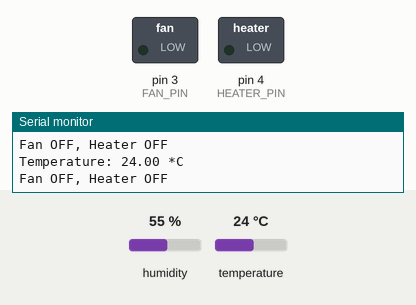
Simulated run of this sketch. Board: Arduino Uno, built with avr-gcc and run on an emulated ATmega328P. Parts: switched loads named in the sketch (green lamp = pin HIGH), the last lines printed to the serial monitor. The test bench sets the inputs (shaded band); at power-on: temperature 24 °C, humidity 55 %.

Above: at 2.8 s.
2.9 s: temperature set to 20 °C
5.6 s: temperature set to 17 °C
At 6.9 s:
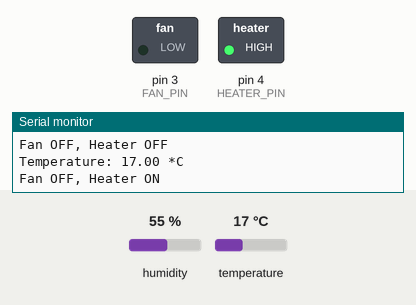
8.3 s: temperature set to 33 °C
At 10.5 s:
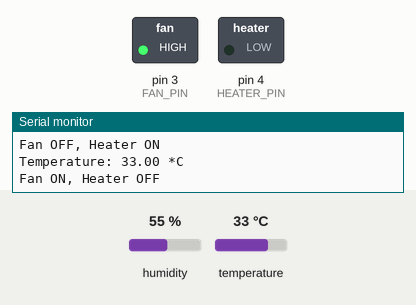
11.6 s: temperature set to 31 °C
14.3 s: temperature set to 28 °C
At 16.5 s:
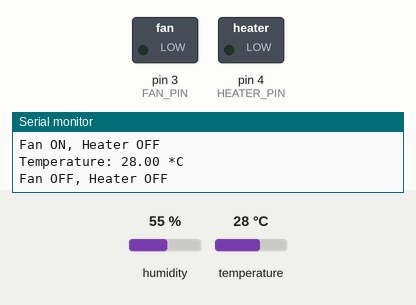
17.7 s: temperature set to 12 °C
At 18.9 s:
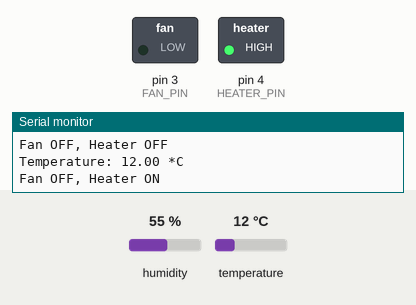
Timing chart, 0 to 20.7 s (numbered marks = the images above; inputs shaded):
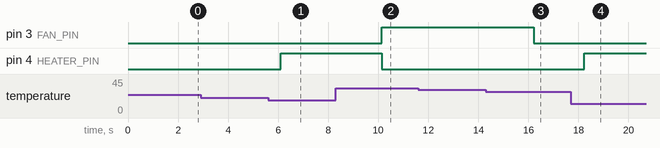

The sketch:

tempsensor.ino
```cpp
#include <DHT.h>   // Include DHT library

#define DHTPIN 2       // Pin connected to the DHT sensor
#define DHTTYPE DHT11  // DHT11 or DHT22
DHT dht(DHTPIN, DHTTYPE);

#define FAN_PIN 3      // Pin for fan control
#define HEATER_PIN 4   // Pin for heater or light control

// Temperature thresholds (adjust based on your needs)
const float TEMP_HIGH = 30.0;  // Temperature in °C to turn the fan on
const float TEMP_LOW = 18.0;   // Temperature in °C to turn the heater on

void setup() {
  Serial.begin(9600);
  dht.begin();
  pinMode(FAN_PIN, OUTPUT);
  pinMode(HEATER_PIN, OUTPUT);
}

void loop() {
  float temperature = dht.readTemperature();  // Get temperature in Celsius

  if (isnan(temperature)) {
    Serial.println("Failed to read from DHT sensor!");
    return;
  }

  Serial.print("Temperature: ");
  Serial.print(temperature);
  Serial.println(" *C");

  // Control fan and heater based on temperature
  if (temperature >= TEMP_HIGH) {
    digitalWrite(FAN_PIN, HIGH);     // Turn on fan
    digitalWrite(HEATER_PIN, LOW);   // Turn off heater
    Serial.println("Fan ON, Heater OFF");
  }
  else if (temperature <= TEMP_LOW) {
    digitalWrite(FAN_PIN, LOW);      // Turn off fan
    digitalWrite(HEATER_PIN, HIGH);  // Turn on heater
    Serial.println("Fan OFF, Heater ON");
  }
  else {
    digitalWrite(FAN_PIN, LOW);      // Turn off fan
    digitalWrite(HEATER_PIN, LOW);   // Turn off heater
    Serial.println("Fan OFF, Heater OFF");
  }

  delay(2000);  // Wait for 2 seconds before reading again
}
```

Measured:
- the behaviour switches between 19 and 18 °C on temperature (found by bisection; images 0 and 1)
- the behaviour switches between 30 and 29 °C on temperature (found by bisection; images 2 and 3)
- after the input at 5.6 s, pin 4 (HEATER_PIN): LOW → HIGH after 0.50 s
- after the input at 8.3 s, pin 3 (FAN_PIN): LOW → HIGH after 1.8 s; pin 4 (HEATER_PIN): HIGH → LOW after 1.8 s
- after the input at 14.3 s, pin 3 (FAN_PIN): HIGH → LOW after 1.9 s
- after the input at 17.7 s, pin 4 (HEATER_PIN): LOW → HIGH after 0.54 s
